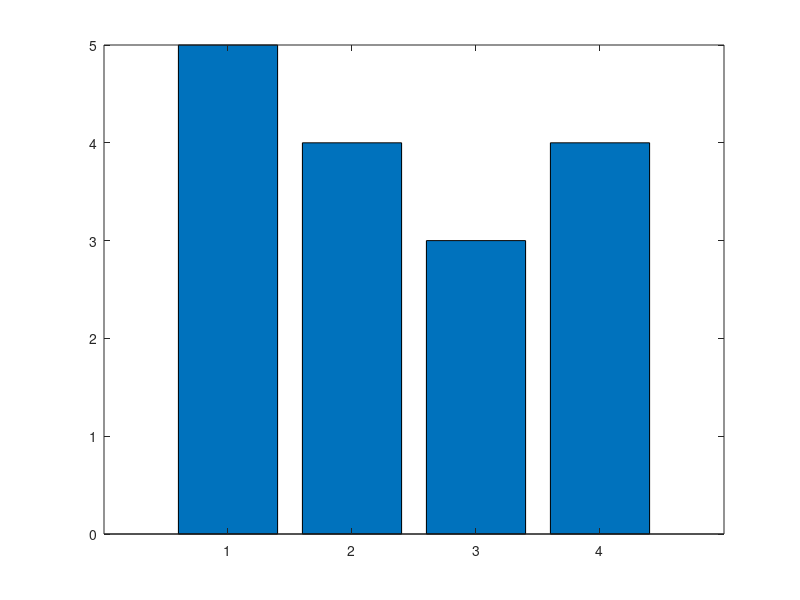
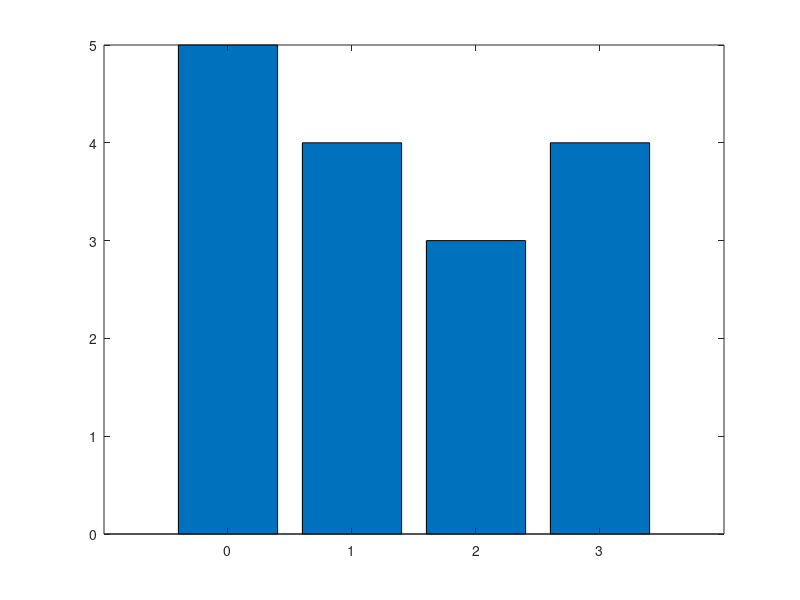
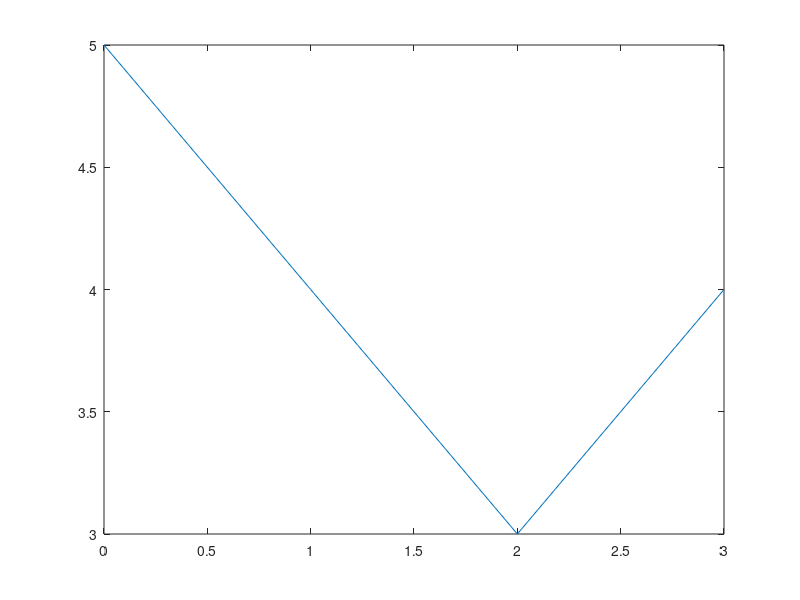

Reproduce these figures in MATLAB, in order. (Note: this script raises an error after producing the figures.)
%## MatLab Assistance
%
%   Functions:
%       - disp(variablename)
%           displays results without identifying variable names
%       - pause
%           pauses until the user presses any keyboard key
%       - pause (n)
%           pauses for n seconds 
%       - echo
%           writes the script file and contents as they are executed onto
%           command window
%       - pi
%           ratio of circumference to diameter 3.14...
%       - waitforbuttonpress
%           wait until mouse button
% 
%   Special Variables:
%       - ans - default variable for results
%       - beep - makes computer sound a beep
%       - eps - smallest number that when added to 1 creates a number
%               greater than 1
%       - inf - infinity
%       - nan - not a number (e.g. 0/0)
%       - i or j - square root of -1
%
%   Commands:
%       - who - list the variable names that exist in workspace
%       - whos - list variables and their values that exist
%
%## MatLab Matrices:
%   Functions:
%       - sum(A)
%           return the summation of each column of A (matrix)
%       - A' 
%           returns the transpose (flip over \ diagnol) of matrix A
%       - diag(A)
%           returns the main diagnol (\) of matrix A
%       - sum(diag(A))
%           returns the sum of diagnol of A
%       - A>30
%           returns ones for the values greater than 30 in the same size
%           matrix
%       - sort(A) [can do (sort(A,'descend') to flip]
%           sort the values of array A, lowest left highest right,
%           matrixes sort columns, lowest top highest bottom 
%       - tril
%           returns the diagnol \ and lower triagular part of matrix A
%       - size(A)
%           returns two values, the amount of rows and columns
%       - zeros(n,m)
%           return n rows by m columns matrix of zeros
%       - ones(n,m)
%           return n by m matrix of ones
%       - eye(n,m)
%           return n by m identity matrix (\ is 1s, all else is 0)
%       - rand(n,m)
%           return n by m matrix with random entries on interval (0,1)
%
%   Weird Things:
%       - A(:) = everything
%       - A(:,2) = everything inside 2nd column
%       - A(3,:) = everything inside 3rd row
%       - A(2,2:3) = 2nd row, 2nd through 3rd column
%       - A(2,2:end) = 2nd row, 2nd column onward
%
%   Operators:
%       +   Addition/summation scalar (A + 5) or matrix (A + B)
%       -   Subtraction scalar (A - 5) or matrix (A - B)
%       *   Matrix Muplication (A * 5)
%       .*  Multiply element by element (A .* B)
%       /   Matrix Division (A / 5) 
%       ./  Divide Element by Element (A ./ B)
%       ^   Power (A .^2 = squares each element of A) 
%
%%
clc
clear
close all

A = [0 1 1 0;
     0 2 2 3;
     0 1 1 3;
     0 2 3 3];
X = 0:3;
Y = [0 0 0 0];

%Number of grey levels = 4 [0,1,2,3]
for i = 0 : 3
    [r, c, f] = find(A == 1*i);
    Y(i+1) = sum(f);
end
Y;

%Example 1, flawed because x-values are 1-4 not 0-3
bar(Y);
%Example 2, bar plot again, but with fixed axes
figure
bar(X,Y); 
%Example 3, correct x-values but in a continuous plot... 
figure
plot(X,Y);

%% WIP GRAB FROM LECTURE
clc
clear all
close all
X = imread('CT.bmp','bmp');
Y = double(X);
figure
imshow(Y,[0,255])
[h, w] = size(y);
for i = 0:1:255
    [r, c, f] = find(Y == i);
    hist_image
end
%% ## Color Spaces
%       - RGB 
%       - CMY(K)
%       - HSI(or HSV) (Hue, Saturation, Intensity (or Value)) 
%       - YCbCy (Luminance (gray level), Chroma Blue, Chroma Red)
%
%
%
%
%
%






